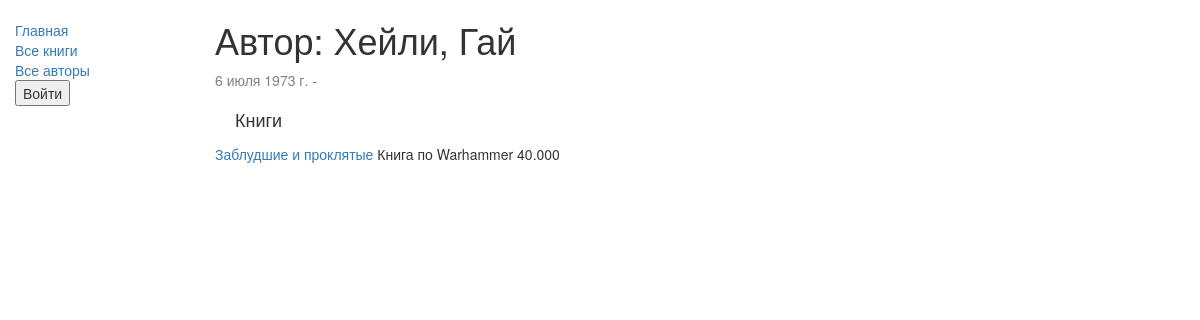
/catalog/author/2, run on the app's committed database.
### catalog/models.py (models this page shows, shortened)
class Author(models.Model):
    first_name = models.CharField(max_length=100)
    last_name = models.CharField(max_length=100)
    date_of_birth = models.DateField(null=True, blank=True)
    date_of_death = models.DateField('Died', null=True, blank=True)

class Book(models.Model):
    title = models.CharField(max_length=200)
    author = models.ForeignKey('Author', on_delete=models.SET_NULL, null=True)
    summary = models.TextField(max_length=1000, help_text="Enter a brief description of the book")
    isbn = models.CharField('ISBN',max_length=13, help_text='13 Character <a href="https://www.isbn-international.org/content/what-isbn">ISBN number</a>')
    genre = models.ManyToManyField(Genre, help_text="Select a genre for this book")
    def __str__(self):
        return self.title
    def display_genre(self):
        return ', '.join([ genre.name for genre in self.genre.all()[:3] ])
    display_genre.short_description = 'Genre'

### catalog/views.py (the view)
# urls.py: re_path(r'^author/(?P<pk>\d+)$', views.AuthorDetailView.as_view(), name='author-detail'),
class AuthorDetailView(generic.DetailView):
    model = Author

### catalog/templates/catalog/author_detail.html
{% extends "base_generic.html" %}
{% block content %}
<h1>Автор: {{ author.last_name }}, {{ author.first_name }}</h1>
<p style="color: gray">{{author.date_of_birth}} -</p>
<h4 style="margin: 20px 0 15px 20px">Книги</h4>
 {% for book in author.book_set.all %}
    <a href="{% url 'book-detail' book.pk %}">{{ book }}</a>
    {{ book.summary }} <br>
    {% empty %}
    <p>У автора нет книг</p>
    {% endfor %}
{% endblock %}

### data on the page
Author: last_name "Хейли", first_name "Гай", date_of_birth "6 июля 1973 г."
Book: title "Заблудшие и проклятые", summary "Книга по Warhammer 40.000"
